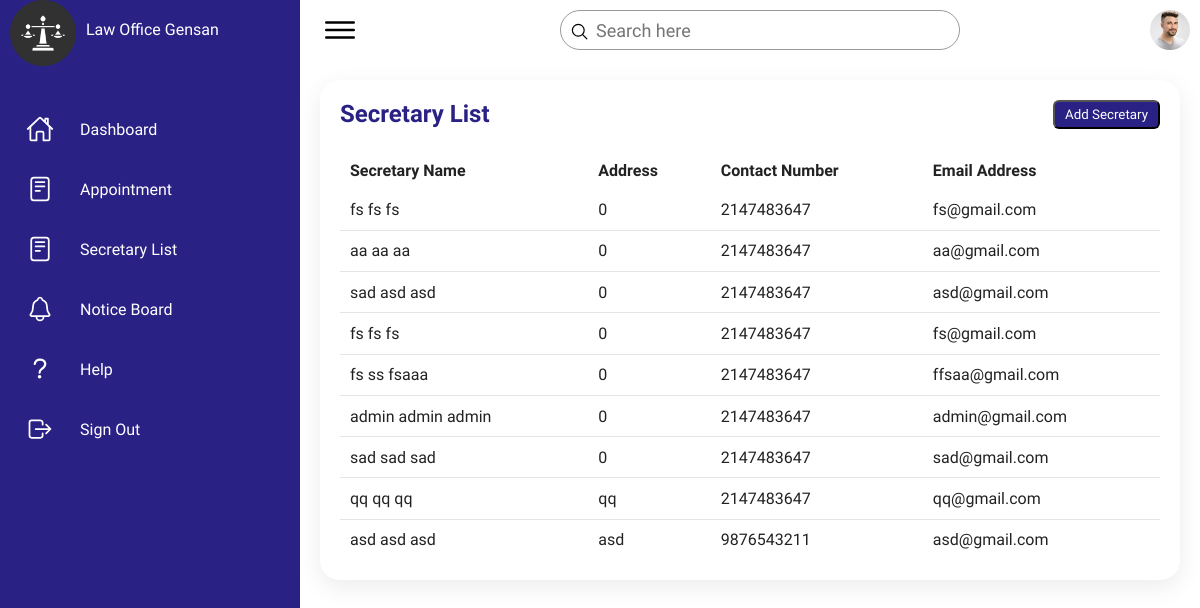
Page /lawyerSecretary.php on the earlier database version.
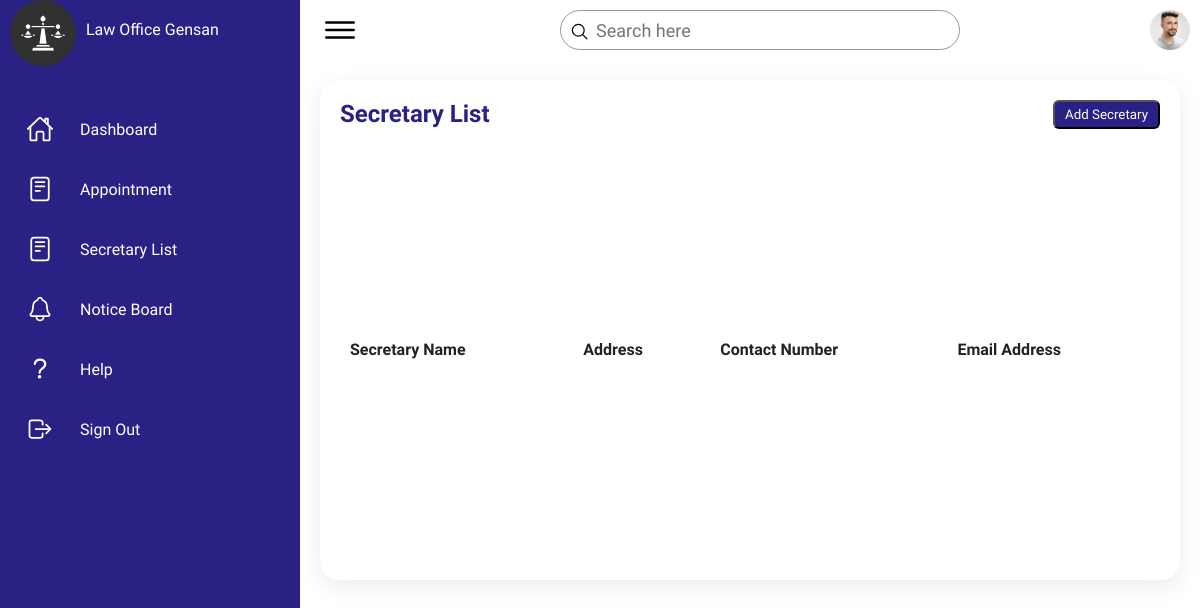
Same page on the later database version.
### tables this page shows
CREATE TABLE `tbl_userinfo` (
  `userinfo_id` int(11) NOT NULL,
  `firstName` varchar(244) NOT NULL,
  `middlename` varchar(244) NOT NULL,
  `lastName` varchar(244) NOT NULL,
  `user_status` int(11) NOT NULL
);

CREATE TABLE `tbl_contactinfo` (
  `contact_id` int(11) NOT NULL,
  `user_id` int(11) NOT NULL,
  `address` varchar(244) NOT NULL,
  `phoneNum` bigint(11) NOT NULL
);

CREATE TABLE `tbl_cred` (
  `usercred_id` int(11) NOT NULL,
  `user_id` int(11) NOT NULL,
  `email` varchar(244) NOT NULL,
  `password` varchar(244) NOT NULL
);

### lawyerSecretary.php (the view, shortened to what this page needs)
<?php
include "dbconn.php";
$sql = "SELECT tbl_userinfo.userinfo_id, tbl_userinfo.firstName, tbl_userinfo.middlename, tbl_userinfo.lastName, tbl_usertype.user_type, tbl_cred.email, tbl_contactinfo.address, tbl_contactinfo.phoneNum
FROM tbl_userinfo
JOIN tbl_usertype ON tbl_userinfo.userinfo_id = tbl_usertype.user_id
JOIN tbl_cred ON tbl_userinfo.userinfo_id = tbl_cred.user_id
JOIN tbl_contactinfo ON tbl_userinfo.userinfo_id = tbl_contactinfo.user_id
WHERE tbl_usertype.user_type = 'secretary'";
$result = mysqli_query($conn, $sql);
?>
<!DOCTYPE html>
<html lang="en">
<head>
    <link rel="stylesheet" href="lawyerSecretary.css">
</head>
<body>
  <div class="container">
        <div class="navigation">
            <ul>
                <li>
                    <a href="#">
                        <span class="icon">
                            <img src="assets/imgs/justice-scale.png" alt="" style="width: 66px; height: 66px;" >
                        </span>
                        <span class="title">Law Office Gensan</span>
                    </a>
                </li>
                <li>
                    <a href="lawyerDashboard.php">
                        <span class="icon">
                            <ion-icon name="home-outline"></ion-icon>
                        </span>
                        <span class="title">Dashboard</span>
                    </a>
                </li>
                <li>
                    <a href="lawyerappointment.php">
                        <span class="icon">
                            <ion-icon name="reader-outline"></ion-icon>
                        </span>
                        <span class="title">Appointment</span>
                    </a>
                </li>
                <li>
                    <a href="lawyerSecretary.php">
                        <span class="icon">
                            <ion-icon name="reader-outline"></ion-icon>
                        </span>
                        <span class="title">Secretary List</span>
                    </a>
                </li>
                <li>
                    <a href="#">
                        <span class="icon">
                            <ion-icon name="notifications-outline"></ion-icon>
                        </span>
                        <span class="title">Notice Board</span>
                    </a>
                </li>
                <li>
                    <a href="#">
                        <span class="icon">
                            <ion-icon name="help-outline"></ion-icon>
                        </span>
                        <span class="title">Help</span>
                    </a>
                </li>
                <li>
                    <a href="?logout" onclick="logout(event)">
                         <span class="icon">
                             <ion-icon name="log-out-outline"></ion-icon>
                        </span>
                        <span class="title">Sign Out</span>
                    </a>
                </li>
            </ul>
        </div>
        <div class="main">
            <div class="topbar">
                <div class="toggle">
                    <ion-icon name="menu-outline"></ion-icon>
                </div>
                <div class="search">
                    <label>
                        <input type="text" placeholder="Search here" id="search-input">
                        <ion-icon name="search-outline"></ion-icon>
                    </label>
                </div>
                <div class="user">
                    <img src="assets/imgs/customer01.jpg" alt="">
                </div>
            </div>
             <div class="details">
                <div class="Appointment">
                    <div class="cardHeader">
                        <h2>Secretary List</h2>
                        <button id="registerBtn" class="btn">Add Secretary</button>
                    </div>
                    <table id="lawoffice-table">
                        <thead>
                            <tr>
                                <td>Secretary Name</td>
                                <td>Address</td>
                                <td>Contact Number</td>
                                <td>Email Address</td>
                            </tr>
                        </thead>
                        <tbody>
                            <tr>
                                <?php
                                while($row = mysqli_fetch_assoc($result)){
                                    ?>
                                    <td><?php echo $row['firstName'] . ' ' . $row['middlename'] . ' ' . $row['lastName'];?></td>
                                    <td><?php echo $row['address']; ?></td>
                                    <td><?php echo $row['phoneNum']; ?></td>
                                    <td><?php echo $row['email']; ?></td>
                            </tr>
                            <?php
                                }
                                ?>
                        </tbody>
            </div>
        </div>
    </div>
</body>
</html>

Differences in the rows shown:
removed tbl_userinfo: firstName "fs", middlename "fs", lastName "fs", tbl_contactinfo.address "0", tbl_contactinfo.phoneNum "2147483647", tbl_cred.email "fs@gmail.com"
removed tbl_userinfo: firstName "aa", middlename "aa", lastName "aa", tbl_contactinfo.address "0", tbl_contactinfo.phoneNum "2147483647", tbl_cred.email "aa@gmail.com"
removed tbl_userinfo: firstName "sad", middlename "asd", lastName "asd", tbl_contactinfo.address "0", tbl_contactinfo.phoneNum "2147483647", tbl_cred.email "asd@gmail.com"
removed tbl_userinfo: firstName "fs", middlename "fs", lastName "fs", tbl_contactinfo.address "0", tbl_contactinfo.phoneNum "2147483647", tbl_cred.email "fs@gmail.com"
removed tbl_userinfo: firstName "fs", middlename "ss", lastName "fsaaa", tbl_contactinfo.address "0", tbl_contactinfo.phoneNum "2147483647", tbl_cred.email "ffsaa@gmail.com"
removed tbl_userinfo: firstName "admin", middlename "admin", lastName "admin", tbl_contactinfo.address "0", tbl_contactinfo.phoneNum "2147483647", tbl_cred.email "admin@gmail.com"
removed tbl_userinfo: firstName "sad", middlename "sad", lastName "sad", tbl_contactinfo.address "0", tbl_contactinfo.phoneNum "2147483647", tbl_cred.email "sad@gmail.com"
removed tbl_userinfo: firstName "qq", middlename "qq", lastName "qq", tbl_contactinfo.address "qq", tbl_contactinfo.phoneNum "2147483647", tbl_cred.email "qq@gmail.com"
removed tbl_userinfo: firstName "asd", middlename "asd", lastName "asd", tbl_contactinfo.address "asd", tbl_contactinfo.phoneNum "9876543211", tbl_cred.email "asd@gmail.com"
